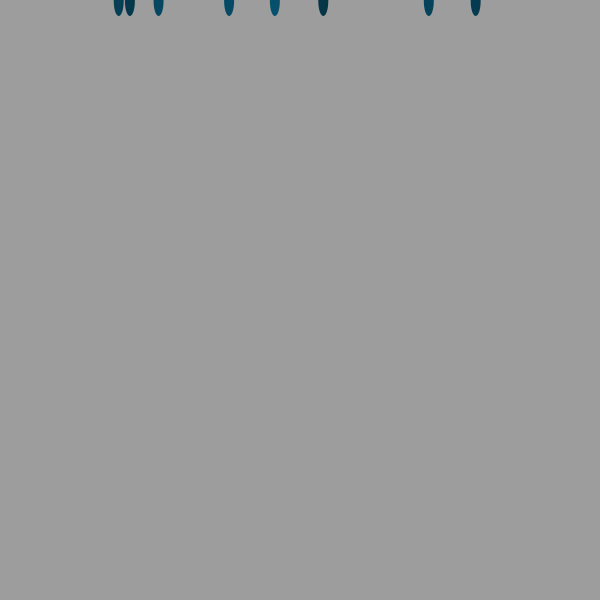
Frame 1 (no input)
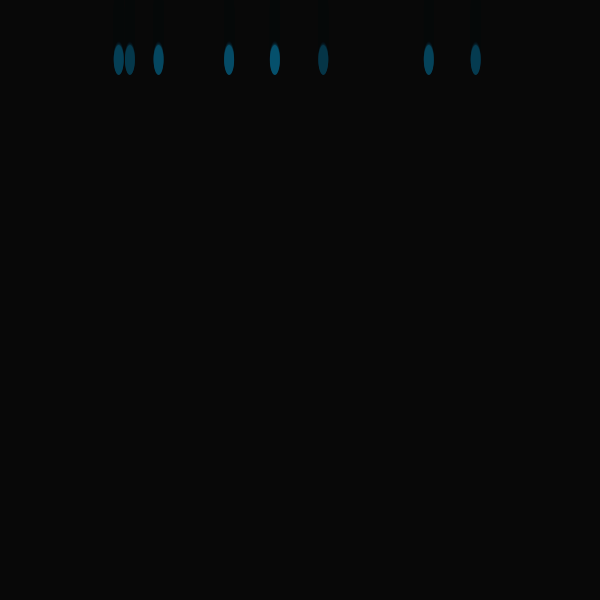
Frame 60 (the mouse pressed at the canvas centre just before this capture)
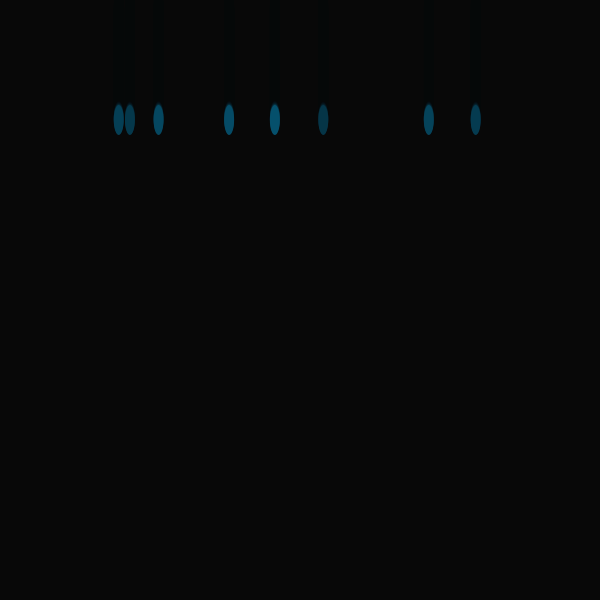
Frame 120 (the mouse held since frame 60 and released just before this capture)

The Processing sketch that drew these frames (run headless with seeded random() and noise(); from frame 60 on, the mouse is pressed at the canvas centre):

// Processing sketch: processing_156572
// ── processing_156572.pde

class Rain {
float r = random(500);
float y = 0; 


void fall() {
 fill(0,15);
 rect(0,0,600,600);
 y = y + 1;
 
fill(5,80,108);
ellipse(r, y, 10, 30);


}}

Rain r1;
Rain r2;
Rain r3;
Rain r4;
Rain r5;
Rain r6;
Rain r7;
Rain r8;


void setup() {
 size(600,600);
 background(255);
 smooth();
 noStroke();
 r1 = new Rain();
 r2 = new Rain();
 r3 = new Rain();
 r4 = new Rain();
 r5 = new Rain();
 r6 = new Rain();
 r7 = new Rain();
 r8 = new Rain();
}

void draw(){
 r1.fall();
 r2.fall();
 r3.fall();
 r4.fall();
 r5.fall();
 r6.fall();
 r7.fall();
 r8.fall();
 
 
}


  
